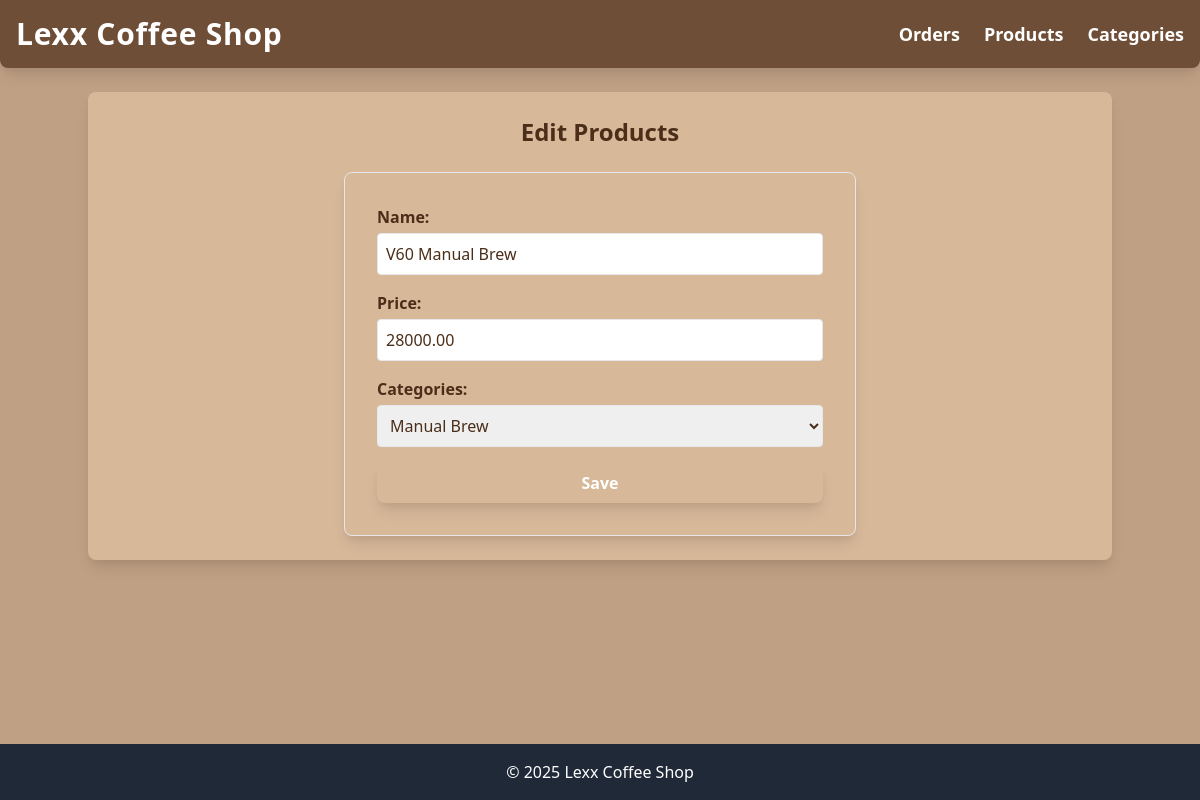
Page /index.php?entity=products&action=edit&id=5 on the committed database.
### tables this page shows
CREATE TABLE `products` (
  `id` int(11) NOT NULL,
  `name` varchar(100) NOT NULL,
  `price` decimal(10,2) NOT NULL,
  `categories_id` int(11) DEFAULT NULL
);

CREATE TABLE `categories` (
  `id` int(11) NOT NULL,
  `name` varchar(100) NOT NULL
);

### model/Products.php (called while the page is built, shortened)
<?php
require_once 'config/Database.php';
class Products {
    private $conn;
    private $table = 'products';
    public function __construct() {
        $database = new Database();
        $this->conn = $database->getConnection();
    }
    public function getById($id) {
        $query = "SELECT * FROM " . $this->table . " WHERE id = :id";
        $stmt = $this->conn->prepare($query);
        $stmt->bindParam(':id', $id);
        $stmt->execute();
        return $stmt->fetch(PDO::FETCH_ASSOC);
    }
}
?>

### config/Database.php (called while the page is built, shortened)
<?php
class Database {
    private $host = "localhost";
    private $username = "root";
    private $password = "";
    private $database = "coffeeshop";
    public function getConnection() {
        $this->conn = null;
        try {
            $this->conn = new PDO("mysql:host=" . $this->host . ";dbname=" . $this->database, $this->username, $this->password);
            $this->conn->setAttribute(PDO::ATTR_ERRMODE, PDO::ERRMODE_EXCEPTION);
        } catch(PDOException $e) {
            echo "Connection error: " . $e->getMessage();
        }
        return $this->conn;
    }
}
?>

### model/Categories.php (called while the page is built, shortened)
<?php
require_once 'config/Database.php';
class Categories {
    private $conn;
    private $table = 'categories';
    public function __construct() {
        $database = new Database();
        $this->conn = $database->getConnection();
    }
    public function getAll() {
        $query = "SELECT * FROM " . $this->table;
        $stmt = $this->conn->prepare($query);
        $stmt->execute();
        return $stmt->fetchAll(PDO::FETCH_ASSOC);
    }
}
?>

### viewmodel/ProductsViewModel.php (called while the page is built, shortened)
<?php
require_once 'model/Products.php';
require_once 'model/Categories.php';
class ProductsViewModel {
    private $products;
    private $categories;
    public function __construct() {
        $this->products = new Products();
        $this->categories = new Categories();
    }
    public function getCategories() {
        return $this->categories->getAll();
    }
    public function getProductById($id) {
        return $this->products->getById($id);
    }
  }
?>

### views/products_form.php (the view)
<?php
require_once 'views/template/header.php';
?>
<h2 class="text-2xl mb-6 coffee-text font-bold text-center">
    <?php echo isset($products) ? 'Edit Products' : 'Add Products'; ?>
</h2>
<form action="index.php?entity=products&action=<?php echo isset($products) ? 'update&id=' . $products['id'] : 'save'; ?>" method="POST" class="space-y-4 bg-[#f7f3ef] p-8 rounded-lg shadow-lg border border-[#bfa084] max-w-lg mx-auto">
    <div>
        <label class="block coffee-text font-semibold mb-1">Name:</label>
        <input type="text" name="name" value="<?php echo isset($products) ? $products['name'] : ''; ?>" class="border border-[#bfa084] p-2 w-full rounded focus:ring-2 focus:ring-[#a98467] coffee-text" required>
    </div>
    <div>
        <label class="block coffee-text font-semibold mb-1">Price:</label>
        <input type="number" name="price" value="<?php echo isset($products) ? $products['price'] : ''; ?>" class="border border-[#bfa084] p-2 w-full rounded focus:ring-2 focus:ring-[#a98467] coffee-text" required step="0.01" min="0">
    </div>
    <div>
        <label class="block coffee-text font-semibold mb-1">Categories:</label>
        <select name="categories_id" class="border border-[#bfa084] p-2 w-full rounded focus:ring-2 focus:ring-[#a98467] coffee-text" required>
            <?php foreach ($categories as $cat): ?>
            <option value="<?php echo $cat['id']; ?>" <?php echo isset($products) && $products['categories_id'] == $cat['id'] ? 'selected' : ''; ?>><?php echo $cat['name']; ?></option>
            <?php endforeach; ?>
        </select>
    </div>
    <button type="submit" class="bg-[#2d1a0e] hover:bg-[#4b2e19] text-white px-4 py-2 rounded-lg shadow-lg transition w-full font-bold">Save</button>
</form>
<?php
require_once 'views/template/footer.php';
?>

### views/template/header.php (style rules this page uses)
body { background: #f7f3ef; }
.coffee-light { background: #bfa084; }
.coffee-text { color: #4b2e19; }

### rows in the picture
products: name "V60 Manual Brew", price "28000.00", categories_id "Manual Brew"
